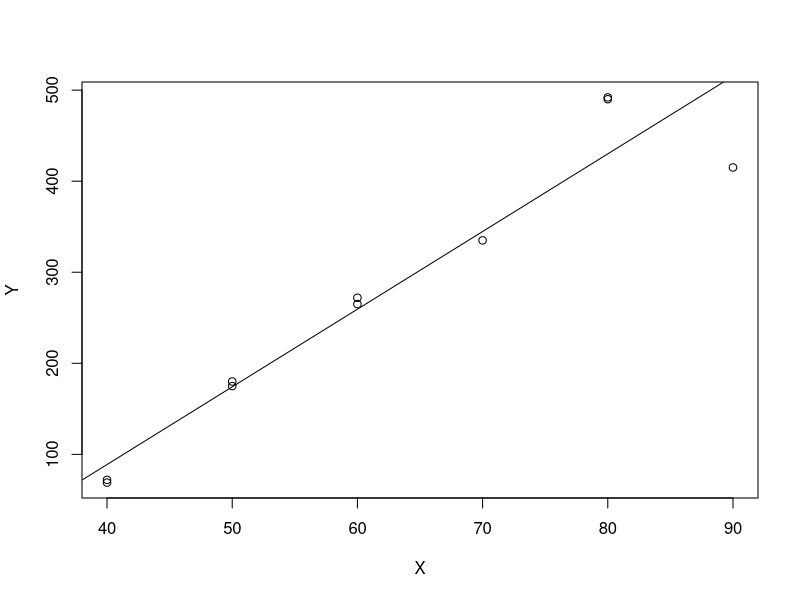
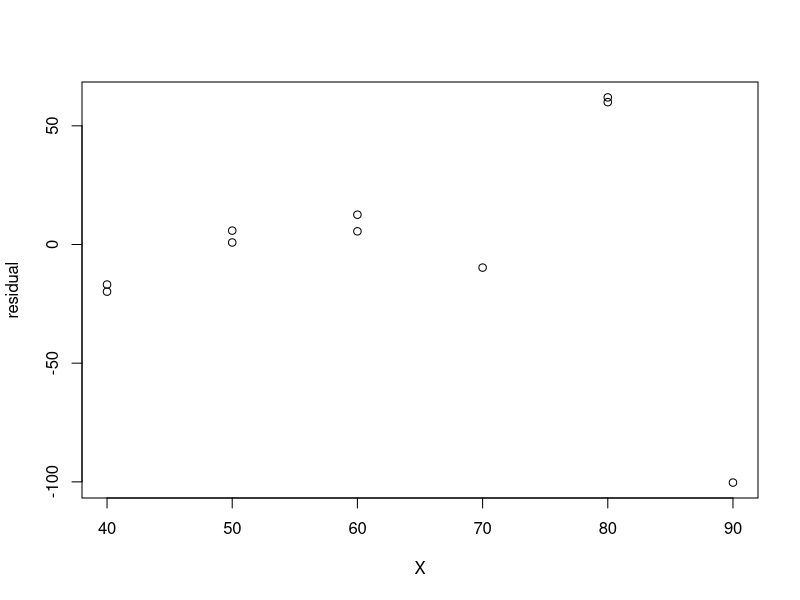

Here is the R script that generated these plots, in order:
# Store the data into variable X & Y
X <- c(40,50,60,70,80,90,40,60,80,50)
Y <- c(69,175,272,335,490,415,72,265,492,180)

# a) Fit simple regression to the data
slr <- lm(Y~X)
# Display the information of this model
slr
# Plot the data
plot(X,Y)
# Fit a simple linear regression line to the plot
abline(slr)

# b) Obtain the residuals and examine them
# Obtain residuals
residual <- slr$res
# display the residuals value
residual
# examine the residuals by plotting the residual against X plot
plot(X,residual)

# Extra analysis
summary(slr)
anova(slr)
